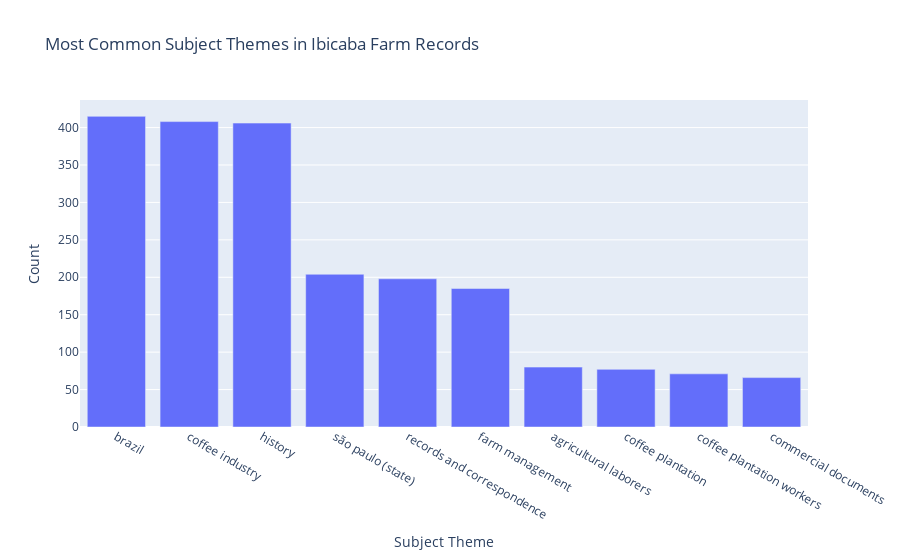
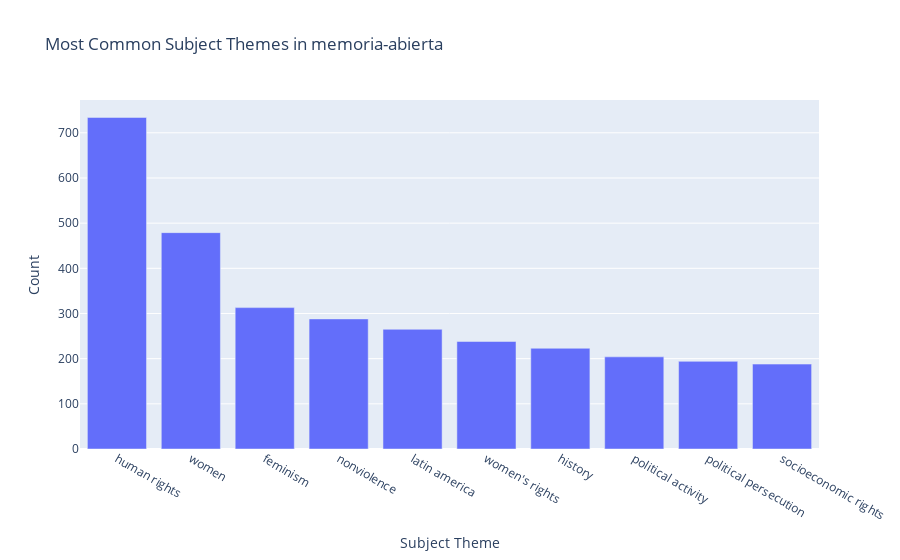
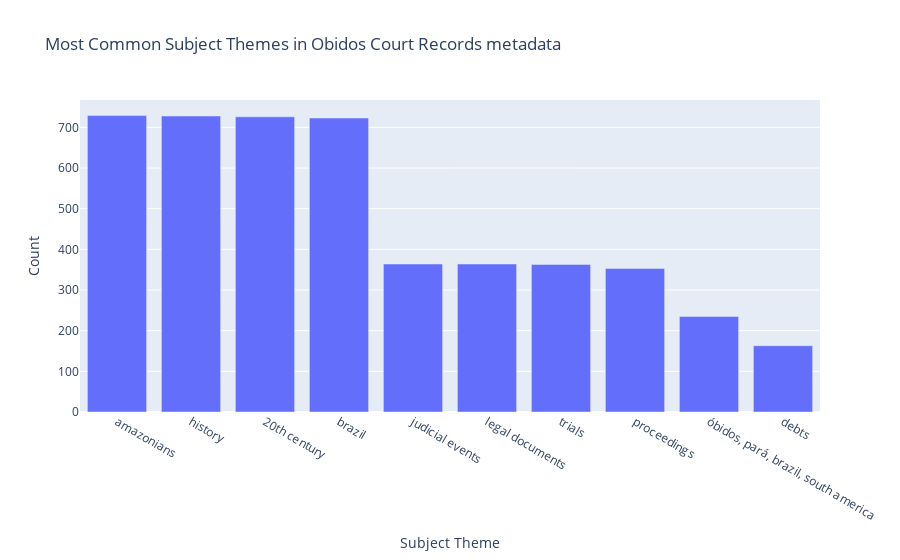

Here is the notebook cell these charts were saved with, in order:
### Code cell
# create a for loop to create visualizations for each collection
for dataset in collections_list2:
    collection_df = themes_csv.loc[themes_csv['Collection'] == dataset]

    # get subject themes into string list
    themes_string = '|~|'.join(collection_df['Translated'])
    themes_string = themes_string.replace('--', '|~|')
    themes_list = themes_string.split('|~|')
    word_count = Counter(themes_list).most_common()

    # create new dataframe for subject themes
    # dataframe for subject themes
    df = pd.DataFrame.from_records(word_count, columns=['Subject Theme', 'Count'])

    # filter out nan/invalid values
    df = df[df['Subject Theme'] != 'nan']
    df = df[df['Subject Theme'] != '']

    # get top 10 most common subject themes
    df = df.nlargest(columns="Count", n = 10) 

    # graph the results
    fig = px.bar(df, x='Subject Theme', y='Count', title='Most Common Subject Themes in ' + dataset)
    fig.show()

### Figure 1 — Plotly figure (JSON) as saved in the notebook; plotly's stock layout.template omitted (floating-point values rounded to 4 significant figures)
{"data": [{"alignmentgroup": "True", "hovertemplate": "Subject Theme=%{x}<br>Count=%{y}<extra></extra>", "legendgroup": "", "marker": {"color": "#636efa", "pattern": {"shape": ""}}, "name": "", "offsetgroup": "", "orientation": "v", "showlegend": false, "textposition": "auto", "type": "bar", "x": ["brazil", "coffee industry", "history", "são paulo (state)", "records and correspondence", "farm management", "agricultural laborers", "coffee plantation", "coffee plantation workers", "commercial documents"], "xaxis": "x", "y": [415, 408, 406, 204, 198, 185, 80, 77, 71, 66], "yaxis": "y"}], "layout": {"barmode": "relative", "legend": {"tracegroupgap": 0}, "title": {"text": "Most Common Subject Themes in Ibicaba Farm Records"}, "xaxis": {"anchor": "y", "domain": [0, 1], "title": {"text": "Subject Theme"}}, "yaxis": {"anchor": "x", "domain": [0, 1], "title": {"text": "Count"}}}}

### Figure 2 — Plotly figure (JSON) as saved in the notebook; plotly's stock layout.template omitted (floating-point values rounded to 4 significant figures)
{"data": [{"alignmentgroup": "True", "hovertemplate": "Subject Theme=%{x}<br>Count=%{y}<extra></extra>", "legendgroup": "", "marker": {"color": "#636efa", "pattern": {"shape": ""}}, "name": "", "offsetgroup": "", "orientation": "v", "showlegend": false, "textposition": "auto", "type": "bar", "x": ["human rights", "women", "feminism", "nonviolence", "latin america", "women's rights", "history", "political activity", "political persecution", "socioeconomic rights"], "xaxis": "x", "y": [734, 479, 313, 288, 265, 238, 223, 204, 194, 188], "yaxis": "y"}], "layout": {"barmode": "relative", "legend": {"tracegroupgap": 0}, "title": {"text": "Most Common Subject Themes in memoria-abierta"}, "xaxis": {"anchor": "y", "domain": [0, 1], "title": {"text": "Subject Theme"}}, "yaxis": {"anchor": "x", "domain": [0, 1], "title": {"text": "Count"}}}}

### Figure 3 — Plotly figure (JSON) as saved in the notebook; plotly's stock layout.template omitted (floating-point values rounded to 4 significant figures)
{"data": [{"alignmentgroup": "True", "hovertemplate": "Subject Theme=%{x}<br>Count=%{y}<extra></extra>", "legendgroup": "", "marker": {"color": "#636efa", "pattern": {"shape": ""}}, "name": "", "offsetgroup": "", "orientation": "v", "showlegend": false, "textposition": "auto", "type": "bar", "x": ["amazonians", "history", "20th century", "brazil", "judicial events", "legal documents", "trials", "proceedings", "óbidos, pará, brazil, south america", "debts"], "xaxis": "x", "y": [729, 728, 726, 723, 364, 364, 363, 353, 235, 163], "yaxis": "y"}], "layout": {"barmode": "relative", "legend": {"tracegroupgap": 0}, "title": {"text": "Most Common Subject Themes in Obidos Court Records metadata"}, "xaxis": {"anchor": "y", "domain": [0, 1], "title": {"text": "Subject Theme"}}, "yaxis": {"anchor": "x", "domain": [0, 1], "title": {"text": "Count"}}}}
